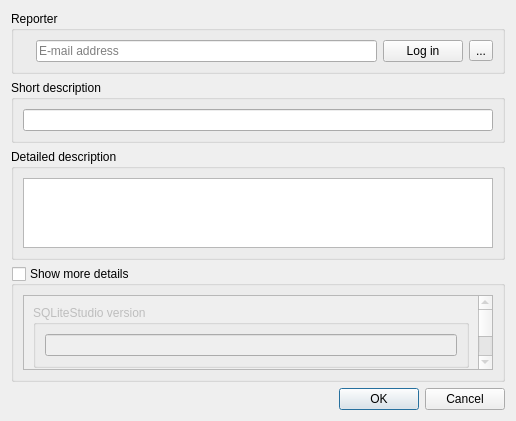
<?xml version="1.0" encoding="UTF-8"?>
<ui version="4.0">
 <class>BugDialog</class>
 <widget class="QDialog" name="BugDialog">
  <property name="geometry">
   <rect>
    <x>0</x>
    <y>0</y>
    <width>516</width>
    <height>421</height>
   </rect>
  </property>
  <property name="windowTitle">
   <string>Bugs and ideas</string>
  </property>
  <layout class="QVBoxLayout" name="verticalLayout">
   <item>
    <widget class="QGroupBox" name="reporterGroup">
     <property name="title">
      <string>Reporter</string>
     </property>
     <layout class="QHBoxLayout" name="horizontalLayout_2">
      <item>
       <widget class="QLabel" name="currentLoginLabel">
        <property name="text">
         <string/>
        </property>
        <property name="pixmap">
         <pixmap resource="../icons.qrc">:/icons/img/user_unknown.png</pixmap>
        </property>
       </widget>
      </item>
      <item>
       <widget class="QLineEdit" name="emailEdit">
        <property name="placeholderText">
         <string>E-mail address</string>
        </property>
       </widget>
      </item>
      <item>
       <widget class="QPushButton" name="loginButton">
        <property name="text">
         <string>Log in</string>
        </property>
        <property name="icon">
         <iconset resource="../icons.qrc">
          <normaloff>:/icons/img/user.png</normaloff>:/icons/img/user.png</iconset>
        </property>
       </widget>
      </item>
      <item>
       <widget class="QToolButton" name="helpButton">
        <property name="text">
         <string notr="true">...</string>
        </property>
        <property name="icon">
         <iconset resource="../icons.qrc">
          <normaloff>:/icons/img/help.png</normaloff>:/icons/img/help.png</iconset>
        </property>
       </widget>
      </item>
     </layout>
    </widget>
   </item>
   <item>
    <widget class="QGroupBox" name="shortDescriptionGroup">
     <property name="title">
      <string>Short description</string>
     </property>
     <layout class="QVBoxLayout" name="verticalLayout_2">
      <item>
       <widget class="QLineEdit" name="shortDescriptionEdit"/>
      </item>
     </layout>
    </widget>
   </item>
   <item>
    <widget class="QGroupBox" name="longDescriptionGroup">
     <property name="title">
      <string>Detailed description</string>
     </property>
     <layout class="QVBoxLayout" name="verticalLayout_3">
      <item>
       <widget class="QPlainTextEdit" name="longDescriptionEdit"/>
      </item>
     </layout>
    </widget>
   </item>
   <item>
    <widget class="QGroupBox" name="moreDetailsGroup">
     <property name="title">
      <string>Show more details</string>
     </property>
     <property name="checkable">
      <bool>true</bool>
     </property>
     <property name="checked">
      <bool>false</bool>
     </property>
     <layout class="QVBoxLayout" name="verticalLayout_6">
      <item>
       <widget class="QScrollArea" name="scrollArea">
        <property name="widgetResizable">
         <bool>true</bool>
        </property>
        <widget class="QWidget" name="scrollContents">
         <property name="geometry">
          <rect>
           <x>0</x>
           <y>0</y>
           <width>462</width>
           <height>209</height>
          </rect>
         </property>
         <layout class="QVBoxLayout" name="verticalLayout_8">
          <item>
           <widget class="QGroupBox" name="versionGroup">
            <property name="title">
             <string>SQLiteStudio version</string>
            </property>
            <layout class="QVBoxLayout" name="verticalLayout_5">
             <item>
              <widget class="QLineEdit" name="versionEdit"/>
             </item>
            </layout>
           </widget>
          </item>
          <item>
           <widget class="QGroupBox" name="osGroup">
            <property name="title">
             <string>Operating system</string>
            </property>
            <layout class="QVBoxLayout" name="verticalLayout_4">
             <item>
              <widget class="QLineEdit" name="osEdit"/>
             </item>
            </layout>
           </widget>
          </item>
          <item>
           <widget class="QGroupBox" name="pluginsGroup">
            <property name="title">
             <string>Loaded plugins</string>
            </property>
            <layout class="QVBoxLayout" name="verticalLayout_7">
             <item>
              <widget class="QLineEdit" name="pluginsEdit"/>
             </item>
            </layout>
           </widget>
          </item>
         </layout>
        </widget>
       </widget>
      </item>
     </layout>
    </widget>
   </item>
   <item>
    <widget class="QDialogButtonBox" name="buttonBox">
     <property name="orientation">
      <enum>Qt::Horizontal</enum>
     </property>
     <property name="standardButtons">
      <set>QDialogButtonBox::Cancel|QDialogButtonBox::Ok</set>
     </property>
    </widget>
   </item>
  </layout>
 </widget>
 <resources>
  <include location="../icons.qrc"/>
 </resources>
 <connections>
  <connection>
   <sender>buttonBox</sender>
   <signal>accepted()</signal>
   <receiver>BugDialog</receiver>
   <slot>accept()</slot>
   <hints>
    <hint type="sourcelabel">
     <x>248</x>
     <y>254</y>
    </hint>
    <hint type="destinationlabel">
     <x>157</x>
     <y>274</y>
    </hint>
   </hints>
  </connection>
  <connection>
   <sender>buttonBox</sender>
   <signal>rejected()</signal>
   <receiver>BugDialog</receiver>
   <slot>reject()</slot>
   <hints>
    <hint type="sourcelabel">
     <x>316</x>
     <y>260</y>
    </hint>
    <hint type="destinationlabel">
     <x>286</x>
     <y>274</y>
    </hint>
   </hints>
  </connection>
 </connections>
</ui>
